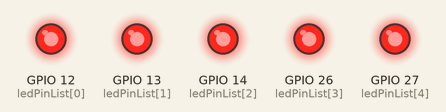
This program was run on a simulated ESP32. On the bench: output pins drawn as LEDs (lit = HIGH). What the program prints to the serial monitor is not drawn.

Above: at 0.05 s.
Timing chart, 0 to 3.0 s (numbered marks = the images above):
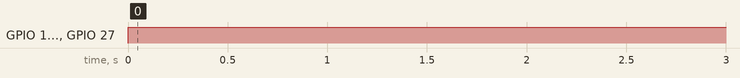

The program:

main.cpp
```cpp
#include <Arduino.h>
#include "oneled.hpp"


int ledPinList[] = {12, 13, 14, 26, 27};

void setup()
{

    // 设置引脚为输出模式
    for (size_t i = 0; i < 5; i++)
    {
      pinMode(ledPinList[i], OUTPUT);
    }


  // 给D13引脚放电就点亮led.
  OnLED(13);
}

void loop()
{
  // put your main code here, to run repeatedly:
  // printf("hello wor2323d 333 \n");
  //  delay(1000);

  // 点亮一串LED
  OnLEDList(ledPinList);
  delay(2000);
  // 关闭led
  // OffLEDList(ledPinList);

  digitalWrite(12, LOW);
  printf("hello wor2323d 333 \n");
}
```

oneled.hpp
```cpp
#include <Arduino.h>

/**
 * 教程: https://www.bilibili.com/video/BV1RM4y1a7J5
 * ESP32 中, 高电平是 > 2.5v, 低电平 < 0.5v
 * LED发光二极管, 3mA - 20mA 就会发光, 亮度不同. 限制电流不要太大,串联一个电阻(限流电阻)
 * 电阻可以放到阳极也可以放到阴极.
 * 电流从阳极流(A)向阴极(C): 比如: 阳极接 D13, 阴极接 GND.
 *
 */

void OnLED(int n)
{

    int led_pin = n;
    // 设置 引脚高电平, 就点亮了.
    digitalWrite(led_pin, HIGH);
}


void OffLED(int n)
{
    // 设置 引脚低电平,关了.
    digitalWrite(n, LOW);
}


/**
 * 数组传递问题: https://www.cnblogs.com/sunsky303/p/7711388.html
 */

// 使用非类型模板参数
template <typename T, int n>
void OnLEDList(T (&arr)[n])
{
    // std::cout << "element num : " << sizeof(arr) / sizeof(arr[0]) << std::endl; //
    // int len = sizeof(arr) / sizeof(T);
    // printf("%d", len);

    for (int i = 0; i < n; i++)
    {
        OnLED(arr[i]);
    }
}

template <typename T, int n>
void OffLEDList(T (&arr)[n])
{
    // std::cout << "element num : " << sizeof(arr) / sizeof(arr[0]) << std::endl; //
    // int len = sizeof(arr) / sizeof(T);
    // printf("%d", len);

    for (int i = 0; i < n; i++)
    {
        OffLED(arr[i]);
    }
}
```

Measured:
- by itself, GPIO 14 (ledPinList[2]), GPIO 26 (ledPinList[3]), GPIO 27 (ledPinList[4]): LOW → HIGH at 0.00 s
